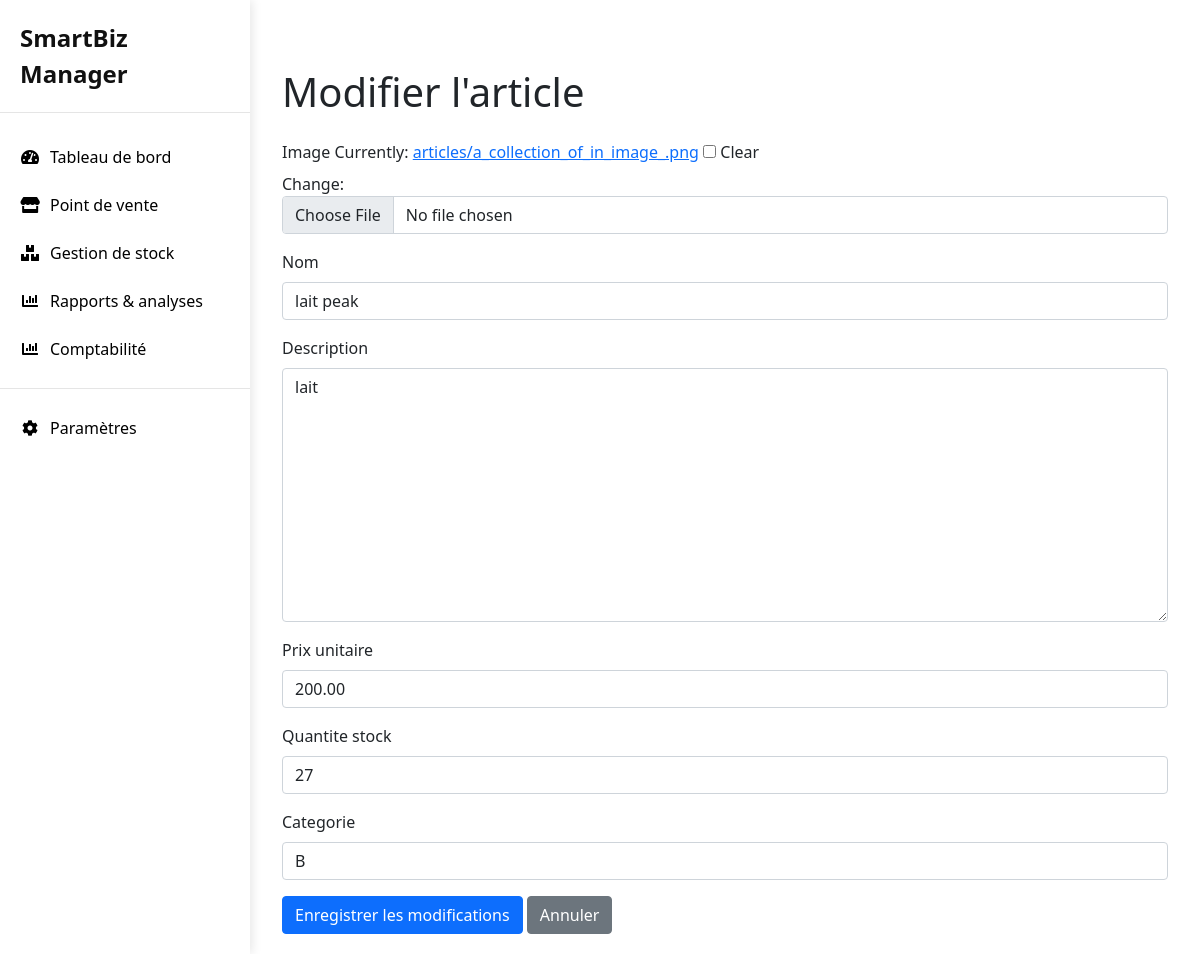
Screenshot of /articles/modifier/1/ with the database file from the repository.
### SmartBiz_Manager/models.py (models this page shows, shortened)
class Article(models.Model):
    image = models.ImageField(upload_to='articles/', blank=True, null=True)
    nom = models.CharField(max_length=100)
    description = models.TextField()
    prix_unitaire = models.DecimalField(max_digits=10, decimal_places=2)
    quantite_stock = models.IntegerField()
    categorie = models.CharField(max_length=50)
    date_creation = models.DateTimeField(auto_now_add=True)
    date_modification = models.DateTimeField(auto_now=True)
    class Meta:
        verbose_name = "Article"
        verbose_name_plural = "Articles"

### SmartBiz_Manager/views.py (the view)
# urls.py: path('articles/modifier/<int:pk>/', views.modifier_article, name='modifier_article'),
def modifier_article(request, pk):
    article = get_object_or_404(Article, pk=pk)
    if request.method == 'POST':
        form = ArticleForm(request.POST, request.FILES, instance=article)
        if form.is_valid():
            form.save()
            return redirect('articles')
    else:
        form = ArticleForm(instance=article)
    return render(request, 'gestion_articles/modifier_article.html', {'form': form, 'article': article})

### SmartBiz_Manager/forms.py
class ArticleForm(forms.ModelForm):
    class Meta:
        model = Article
        fields = ['image', 'nom', 'description', 'prix_unitaire', 'quantite_stock', 'categorie']

### SmartBiz_Manager/templates/gestion_articles/modifier_article.html (shortened to what this page needs)
{% extends 'base.html' %}
{% load static %}
{% load widget_tweaks %}
{% block content %}
<div class="container mt-5">
    <h1 class="mb-4">Modifier l'article</h1>
    <form method="POST" enctype="multipart/form-data">
        {% for field in form %}
        <div class="mb-3">
            <label for="{{ field.id_for_label }}" class="form-label">{{ field.label }}</label>
            {{ field|add_class:"form-control" }}
        </div>
        {% endfor %}
        <button type="submit" class="btn btn-primary">Enregistrer les modifications</button>
        <a href="{% url 'articles' %}" class="btn btn-secondary">Annuler</a>
    </form>
</div>
{% endblock %}

### rows the page displays
Article: form "lait peak" "lait" "200.00" "27" "B"

### other values shown
{{ field.label }} "Image" "Nom" "Description" "Prix unitaire" "Quantite stock" "Categorie"
